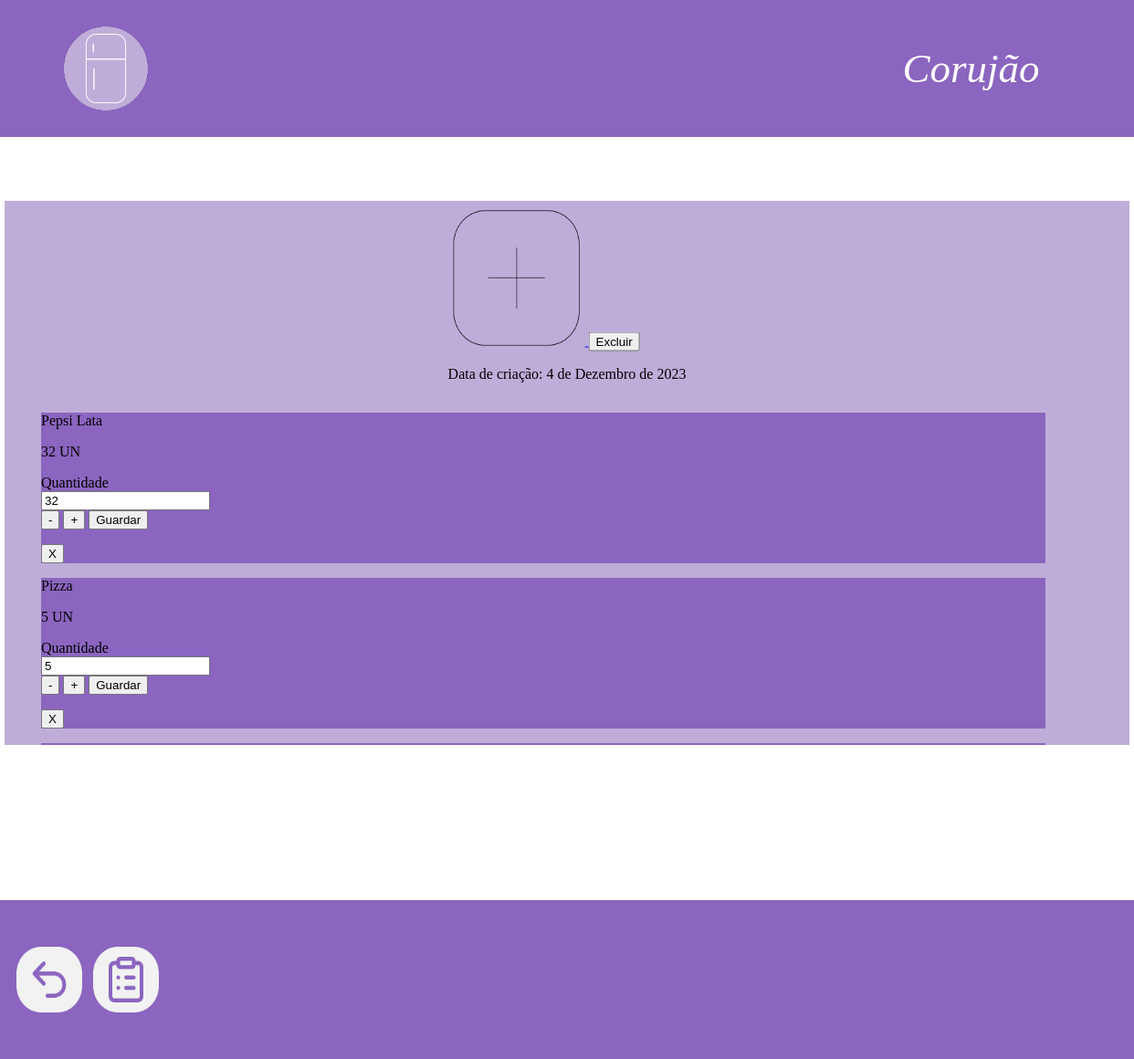
The page /geladeiras/lista/1/ (signed in) on the database its author committed.
### estoque/models.py (models this page shows, shortened)
class Lista(models.Model):
    titulo_lista = models.CharField(max_length=75, null=False, blank=False)
    descricao = models.TextField(max_length=700, blank=False)
    dt_criacao = models.DateField(auto_now=True, blank=False)
    geladeira = models.ForeignKey("Geladeira", on_delete=models.CASCADE, related_name='listas')

class Item_Lista(models.Model):
    lista = models.ForeignKey(Lista, on_delete=models.CASCADE)
    produto = models.ForeignKey(Produto, on_delete=models.CASCADE)
    quantidade = models.IntegerField(null=False, blank=False)

class Produto(models.Model):
    nome_produto = models.CharField(max_length=100)
    tipo = models.CharField(max_length=20, choices=TIPOS_PRODUTOS)
    imagem_produto = models.ImageField(upload_to='media', default='media/default_image_produtos')
    unidade_medida = models.tipo = models.CharField(max_length=20, choices=UNIDADES_MEDIDA, default='un')
    produto_geladeira = models.ManyToManyField(Geladeira, through='Item_Geladeira')
    produto_lista = models.ManyToManyField(Lista, through='Item_Lista')

### estoque/views.py (the view, shortened to what this page needs)
# urls.py: path('geladeiras/lista/<int:pk>/', views.DetalhesLista.as_view(), name="detalhes_lista"),
class DetalhesLista(LoginRequiredMixin, DetailView):
    template_name = "detalhes_lista.html"
    model = Lista
    def get_context_data(self, **kwargs):
        context = super().get_context_data(**kwargs)
        context['item_lista'] = Item_Lista.objects.filter(
            lista=self.object)  # Pega cada item na tabela intermediaria Item_Lista que pertença a lista atual
        return context

### estoque/templates/detalhes_lista.html (shortened to what this page needs)
{% load static %}
    <link rel="stylesheet" href="{% static 'css/styleFooterGeral.css' %}">
    <link rel="stylesheet" href="{% static 'css/styleSearchNavBar.css' %}">
    <link rel="stylesheet" href="{% static 'css/styleLista.css' %}">
<body>
    {% block content %}
        <header>
            <nav class="top-nav">
                <div class="centered-text">
                    <div class="logo">
                         <a href="{% url 'estoque:geladeiras'%}"><img src="/static/img/logo.png"></a>
                    </div>
                </div>
                <a>{{ lista.titulo_lista }}</a>
                {% include 'pesquisa.html' %}
            </nav>
        </header>
        <div class="outerContainer">
            <div class="buttonCenter">
                <a href="{% url 'estoque:produtos_lista' lista.pk %}">
                    <button class="borderButton" style="width: 150px; height: 150px;">
                        <img src="/static/img/plus.png" style="width: 100%; height: 100%;">
                    </button>
                </a>
                <a href="{% url 'estoque:excluir_lista' lista.geladeira.pk lista.pk %}"><button id="btn_excluir">Excluir</button></a>
                <p>Data de criação: {{ lista.dt_criacao }}</p>
            </div>
            <div class="itemContainer">
                <ul>
                    {% for item in item_lista %}
                        <li>
                            <div class="itensIn">
                                <p>{{ item.produto.nome_produto }}</p>
                                <p>{{ item.quantidade }} {{ item.produto.unidade_medida }}</p>
                                <form method="post" action="{% url 'estoque:detalhes_lista' lista.pk %}">
                                    <label for="quantidade{{ item.id }}">Quantidade</label><br>
                                    <input type="number" id="quantidade{{ item.id }}" name="quantidade{{ item.id }}" value="{{ item.quantidade }}" min="0"><br>
                                    <button type="button" onclick="document.getElementById('quantidade{{ item.id }}').value = parseInt(document.getElementById('quantidade{{ item.id }}').value) - 1">-</button>
                                    <button type="button" onclick="document.getElementById('quantidade{{ item.id }}').value = parseInt(document.getElementById('quantidade{{ item.id }}').value) + 1">+</button>
                                    <button type="submit">Guardar</button>
                                </form>
                                <a href="{% url 'estoque:excluir_item_lista' lista.pk item.pk %}"><button id="btn_excluir">X</button></a>
                                <br>
                            </div>
                        </li>
                    {% endfor %}
                </ul>
            </div>
        </div>
    {% endblock %}
    <footer>
        <nav>
            <div class="bottom-nav">
                <div class="footer-left">
                    <a href="{% url 'estoque:listas' lista.geladeira.pk %}">
                        <button id="btn_voltar">
                            <img src="/static/img/voltar.png" alt="Voltar">
                        </button>
                    </a>
                    <a href="{% url 'estoque:editar_lista' lista.pk %}">
                        <button id="btn_edit">
                            <img src="/static/img/lista.png" alt="Lista">
                        </button>
                    </a>
                </div>
            </div>
        </nav>
     </footer>
</body>

### estoque/static/css/styleFooterGeral.css (style rules this page uses)
.bottom-nav { background-color: #8B65BF; color: #fff; text-align: center; width: 100%; position: fixed; bottom: 0; height: 15%; display: flex; align-content: space-between; }
.footer-left { display: flex; justify-content: left; align-items: center; width: 20%; margin-left: 1%; }
.footer-left button { background: none; border: none; }
.footer-left button img { width: 72px; height: 72px; }
.buttonCenter { position: fixed; top: 50%; left: 50%; transform: translate(-50%, -50%); }
.borderButton { border: none; }

### estoque/static/css/styleSearchNavBar.css (style rules this page uses)
.top-nav { background-color: #8B65BF; color: #fff; padding: 70px; text-align: center; width: 100%; position: fixed; top: 0; left: 0; height: 10px; display: flex; justify-content: space-between; align-items: center; }
.centered-text { display: flex; align-items: center; height: 100%; flex-basis: 20%; }
.logo { margin-right: 10px; }
.top-nav a { font-size: 45px; font-style: italic; flex-basis: 40%; }
.buttonCenter { position: fixed; top: 50%; left: 50%; transform: translate(-50%, -50%); }
.borderButton { border: none; }

### estoque/static/css/styleLista.css (style rules this page uses)
body { margin: 0; }
.borderButton { border: none; background-color: transparent; }
.outerContainer { display: flex; flex-direction: column; align-items: center; justify-content: center; width: 1232px; height: 596px; background-color: #BFADD9; margin: auto; margin-top: 19vh; overflow-y: auto; }
.buttonCenter { position: fixed; top: 20%; left: 50%; transform: translate(-50%, -50%); margin-top: 100px; }
.itemContainer ul { list-style-type: none; display: flex; flex-wrap: wrap; justify-content: space-between; }
.itemContainer { margin-top: 200px; flex-grow: 1; overflow-y: auto; }
.itensIn { background-color: #8B65BF; width: 1100px; height: auto; }
.itemContainer ul { list-style-type: none; }

### rows shown on the page
Lista: titulo_lista "Corujão", dt_criacao "4 de Dezembro de 2023"
Item_Lista: produto.nome_produto "Pepsi Lata", quantidade "32", produto.unidade_medida "UN"
Item_Lista: produto.nome_produto "Pizza", quantidade "5", produto.unidade_medida "UN"
